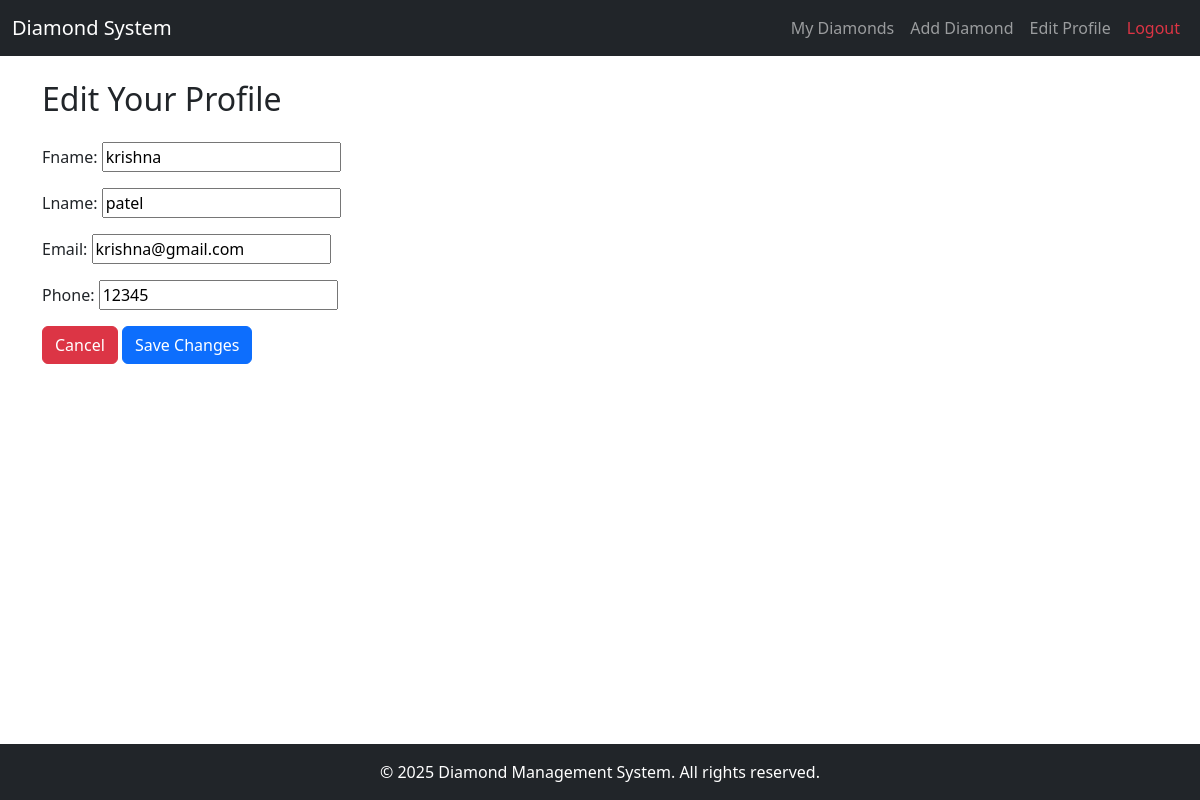
The page /vendor/edit_profile/ (signed in) on the database its author committed.
### vendor/models.py (models this page shows, shortened)
class Vendor(models.Model):
    fname = models.CharField(max_length=255, blank=False, null=False)
    lname = models.CharField(max_length=255, blank=False, null=False)
    username = models.CharField(max_length=150, unique=True, blank=False, null=False)
    email = models.EmailField(unique=True, blank=False, null=False)
    phone = models.CharField(max_length=15, unique=True, blank=False, null=False)
    password = models.CharField(max_length=128, blank=False, null=False)

### vendor/views.py (the view)
# urls.py: path('edit_profile/', edit_profile, name='edit_profile'),
def edit_profile(request):
    if 'vendor_id' not in request.session:
        return redirect('login')
    vendor = Vendor.objects.get(id=request.session['vendor_id'])
    if request.method == 'POST':
        form = ProfileForm(request.POST, instance=vendor)
        if form.is_valid():
            form.save()
            messages.success(request, "Profile updated successfully.")
            return redirect('vendor:load_diamonds')
    else:
        form = ProfileForm(instance=vendor)
    return render(request, 'vendor/edit_profile.html', {'form': form})

### vendor/forms.py
class ProfileForm(forms.ModelForm):
    class Meta:
        model = Vendor
        fields = ['fname', 'lname', 'email', 'phone']

### vendor/templates/vendor/edit_profile.html (shortened to what this page needs)
{% extends 'base.html' %}
{% block content %}
<h2 class="mb-4">Edit Your Profile</h2>
<form method="post">
    {{ form.as_p }}
    <button type="button" class="btn btn-danger" onclick="window.location.href='{% url 'vendor:load_diamonds' %}'">Cancel</button>
    <button type="submit" class="btn btn-primary">Save Changes</button>
</form>
{% endblock %}

### rows shown on the page
Vendor: fname "krishna", lname "patel", email "krishna@gmail.com", phone "12345"
